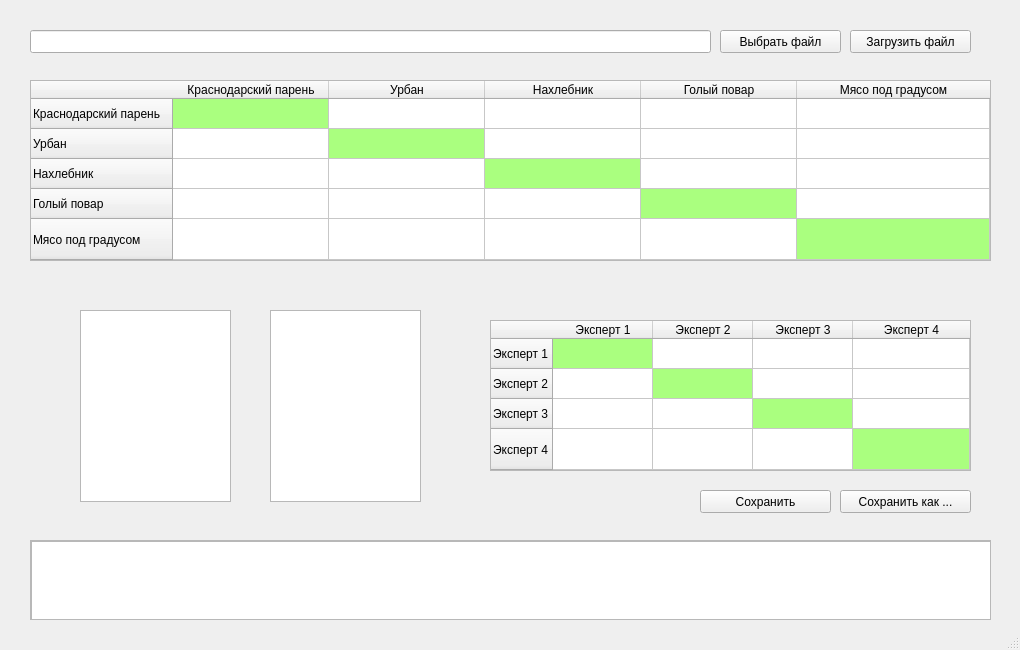
<?xml version="1.0" encoding="UTF-8"?>
<ui version="4.0">
 <class>MainWindow</class>
 <widget class="QMainWindow" name="MainWindow">
  <property name="geometry">
   <rect>
    <x>0</x>
    <y>0</y>
    <width>1020</width>
    <height>650</height>
   </rect>
  </property>
  <property name="windowTitle">
   <string>MainWindow</string>
  </property>
  <widget class="QWidget" name="centralwidget">
   <widget class="QListWidget" name="criterion_list">
    <property name="geometry">
     <rect>
      <x>270</x>
      <y>310</y>
      <width>151</width>
      <height>192</height>
     </rect>
    </property>
    <property name="currentRow">
     <number>-1</number>
    </property>
   </widget>
   <widget class="QListWidget" name="expert_list">
    <property name="geometry">
     <rect>
      <x>80</x>
      <y>310</y>
      <width>151</width>
      <height>192</height>
     </rect>
    </property>
    <property name="currentRow">
     <number>-1</number>
    </property>
   </widget>
   <widget class="QTableWidget" name="table">
    <property name="geometry">
     <rect>
      <x>30</x>
      <y>80</y>
      <width>961</width>
      <height>181</height>
     </rect>
    </property>
    <property name="sizeAdjustPolicy">
     <enum>QAbstractScrollArea::AdjustIgnored</enum>
    </property>
    <property name="wordWrap">
     <bool>true</bool>
    </property>
    <attribute name="horizontalHeaderCascadingSectionResizes">
     <bool>false</bool>
    </attribute>
    <attribute name="horizontalHeaderMinimumSectionSize">
     <number>40</number>
    </attribute>
    <attribute name="horizontalHeaderDefaultSectionSize">
     <number>156</number>
    </attribute>
    <attribute name="horizontalHeaderStretchLastSection">
     <bool>true</bool>
    </attribute>
    <attribute name="verticalHeaderCascadingSectionResizes">
     <bool>false</bool>
    </attribute>
    <attribute name="verticalHeaderStretchLastSection">
     <bool>true</bool>
    </attribute>
    <row>
     <property name="text">
      <string>Краснодарский парень</string>
     </property>
    </row>
    <row>
     <property name="text">
      <string>Урбан</string>
     </property>
    </row>
    <row>
     <property name="text">
      <string>Нахлебник</string>
     </property>
    </row>
    <row>
     <property name="text">
      <string>Голый повар</string>
     </property>
    </row>
    <row>
     <property name="text">
      <string>Мясо под градусом</string>
     </property>
    </row>
    <column>
     <property name="text">
      <string>Краснодарский парень</string>
     </property>
    </column>
    <column>
     <property name="text">
      <string>Урбан</string>
     </property>
    </column>
    <column>
     <property name="text">
      <string>Нахлебник</string>
     </property>
    </column>
    <column>
     <property name="text">
      <string>Голый повар</string>
     </property>
    </column>
    <column>
     <property name="text">
      <string>Мясо под градусом</string>
     </property>
    </column>
    <item row="0" column="0">
     <property name="text">
      <string/>
     </property>
     <property name="background">
      <brush brushstyle="SolidPattern">
       <color alpha="255">
        <red>170</red>
        <green>255</green>
        <blue>127</blue>
       </color>
      </brush>
     </property>
     <property name="flags">
      <set>ItemIsSelectable|ItemIsDragEnabled|ItemIsDropEnabled|ItemIsUserCheckable|ItemIsEnabled</set>
     </property>
    </item>
    <item row="1" column="0">
     <property name="text">
      <string/>
     </property>
     <property name="flags">
      <set>ItemIsSelectable|ItemIsDragEnabled|ItemIsDropEnabled|ItemIsUserCheckable|ItemIsEnabled</set>
     </property>
    </item>
    <item row="1" column="1">
     <property name="text">
      <string/>
     </property>
     <property name="background">
      <brush brushstyle="SolidPattern">
       <color alpha="255">
        <red>170</red>
        <green>255</green>
        <blue>127</blue>
       </color>
      </brush>
     </property>
     <property name="flags">
      <set>ItemIsSelectable|ItemIsDragEnabled|ItemIsDropEnabled|ItemIsUserCheckable|ItemIsEnabled</set>
     </property>
    </item>
    <item row="2" column="0">
     <property name="text">
      <string/>
     </property>
     <property name="flags">
      <set>ItemIsSelectable|ItemIsDragEnabled|ItemIsDropEnabled|ItemIsUserCheckable|ItemIsEnabled</set>
     </property>
    </item>
    <item row="2" column="1">
     <property name="text">
      <string/>
     </property>
     <property name="flags">
      <set>ItemIsSelectable|ItemIsDragEnabled|ItemIsDropEnabled|ItemIsUserCheckable|ItemIsEnabled</set>
     </property>
    </item>
    <item row="2" column="2">
     <property name="text">
      <string/>
     </property>
     <property name="background">
      <brush brushstyle="SolidPattern">
       <color alpha="255">
        <red>170</red>
        <green>255</green>
        <blue>127</blue>
       </color>
      </brush>
     </property>
     <property name="flags">
      <set>ItemIsSelectable|ItemIsDragEnabled|ItemIsDropEnabled|ItemIsUserCheckable|ItemIsEnabled</set>
     </property>
    </item>
    <item row="3" column="0">
     <property name="text">
      <string/>
     </property>
     <property name="flags">
      <set>ItemIsSelectable|ItemIsDragEnabled|ItemIsDropEnabled|ItemIsUserCheckable|ItemIsEnabled</set>
     </property>
    </item>
    <item row="3" column="1">
     <property name="text">
      <string/>
     </property>
     <property name="flags">
      <set>ItemIsSelectable|ItemIsDragEnabled|ItemIsDropEnabled|ItemIsUserCheckable|ItemIsEnabled</set>
     </property>
    </item>
    <item row="3" column="2">
     <property name="text">
      <string/>
     </property>
     <property name="flags">
      <set>ItemIsSelectable|ItemIsDragEnabled|ItemIsDropEnabled|ItemIsUserCheckable|ItemIsEnabled</set>
     </property>
    </item>
    <item row="3" column="3">
     <property name="text">
      <string/>
     </property>
     <property name="background">
      <brush brushstyle="SolidPattern">
       <color alpha="255">
        <red>170</red>
        <green>255</green>
        <blue>127</blue>
       </color>
      </brush>
     </property>
     <property name="flags">
      <set>ItemIsSelectable|ItemIsDragEnabled|ItemIsDropEnabled|ItemIsUserCheckable|ItemIsEnabled</set>
     </property>
    </item>
    <item row="4" column="0">
     <property name="text">
      <string/>
     </property>
     <property name="flags">
      <set>ItemIsSelectable|ItemIsDragEnabled|ItemIsDropEnabled|ItemIsUserCheckable|ItemIsEnabled</set>
     </property>
    </item>
    <item row="4" column="1">
     <property name="text">
      <string/>
     </property>
     <property name="flags">
      <set>ItemIsSelectable|ItemIsDragEnabled|ItemIsDropEnabled|ItemIsUserCheckable|ItemIsEnabled</set>
     </property>
    </item>
    <item row="4" column="2">
     <property name="text">
      <string/>
     </property>
     <property name="flags">
      <set>ItemIsSelectable|ItemIsDragEnabled|ItemIsDropEnabled|ItemIsUserCheckable|ItemIsEnabled</set>
     </property>
    </item>
    <item row="4" column="3">
     <property name="text">
      <string/>
     </property>
     <property name="flags">
      <set>ItemIsSelectable|ItemIsDragEnabled|ItemIsDropEnabled|ItemIsUserCheckable|ItemIsEnabled</set>
     </property>
    </item>
    <item row="4" column="4">
     <property name="text">
      <string/>
     </property>
     <property name="background">
      <brush brushstyle="SolidPattern">
       <color alpha="255">
        <red>170</red>
        <green>255</green>
        <blue>127</blue>
       </color>
      </brush>
     </property>
     <property name="flags">
      <set>ItemIsSelectable|ItemIsDragEnabled|ItemIsDropEnabled|ItemIsUserCheckable|ItemIsEnabled</set>
     </property>
    </item>
   </widget>
   <widget class="QTableWidget" name="expert_table">
    <property name="geometry">
     <rect>
      <x>490</x>
      <y>320</y>
      <width>481</width>
      <height>151</height>
     </rect>
    </property>
    <attribute name="horizontalHeaderStretchLastSection">
     <bool>true</bool>
    </attribute>
    <attribute name="verticalHeaderStretchLastSection">
     <bool>true</bool>
    </attribute>
    <row>
     <property name="text">
      <string>Эксперт 1</string>
     </property>
    </row>
    <row>
     <property name="text">
      <string>Эксперт 2</string>
     </property>
    </row>
    <row>
     <property name="text">
      <string>Эксперт 3</string>
     </property>
    </row>
    <row>
     <property name="text">
      <string>Эксперт 4</string>
     </property>
    </row>
    <column>
     <property name="text">
      <string>Эксперт 1</string>
     </property>
    </column>
    <column>
     <property name="text">
      <string>Эксперт 2</string>
     </property>
    </column>
    <column>
     <property name="text">
      <string>Эксперт 3</string>
     </property>
    </column>
    <column>
     <property name="text">
      <string>Эксперт 4</string>
     </property>
    </column>
    <item row="0" column="0">
     <property name="text">
      <string/>
     </property>
     <property name="background">
      <brush brushstyle="SolidPattern">
       <color alpha="255">
        <red>170</red>
        <green>255</green>
        <blue>127</blue>
       </color>
      </brush>
     </property>
     <property name="flags">
      <set>ItemIsSelectable|ItemIsDragEnabled|ItemIsDropEnabled|ItemIsUserCheckable|ItemIsEnabled</set>
     </property>
    </item>
    <item row="1" column="0">
     <property name="text">
      <string/>
     </property>
     <property name="flags">
      <set>ItemIsSelectable|ItemIsDragEnabled|ItemIsDropEnabled|ItemIsUserCheckable|ItemIsEnabled</set>
     </property>
    </item>
    <item row="1" column="1">
     <property name="text">
      <string/>
     </property>
     <property name="background">
      <brush brushstyle="SolidPattern">
       <color alpha="255">
        <red>170</red>
        <green>255</green>
        <blue>127</blue>
       </color>
      </brush>
     </property>
     <property name="flags">
      <set>ItemIsSelectable|ItemIsDragEnabled|ItemIsDropEnabled|ItemIsUserCheckable|ItemIsEnabled</set>
     </property>
    </item>
    <item row="2" column="0">
     <property name="text">
      <string/>
     </property>
     <property name="flags">
      <set>ItemIsSelectable|ItemIsDragEnabled|ItemIsDropEnabled|ItemIsUserCheckable|ItemIsEnabled</set>
     </property>
    </item>
    <item row="2" column="1">
     <property name="text">
      <string/>
     </property>
     <property name="flags">
      <set>ItemIsSelectable|ItemIsDragEnabled|ItemIsDropEnabled|ItemIsUserCheckable|ItemIsEnabled</set>
     </property>
    </item>
    <item row="2" column="2">
     <property name="text">
      <string/>
     </property>
     <property name="background">
      <brush brushstyle="SolidPattern">
       <color alpha="255">
        <red>170</red>
        <green>255</green>
        <blue>127</blue>
       </color>
      </brush>
     </property>
     <property name="flags">
      <set>ItemIsSelectable|ItemIsDragEnabled|ItemIsDropEnabled|ItemIsUserCheckable|ItemIsEnabled</set>
     </property>
    </item>
    <item row="3" column="0">
     <property name="text">
      <string/>
     </property>
     <property name="flags">
      <set>ItemIsSelectable|ItemIsDragEnabled|ItemIsDropEnabled|ItemIsUserCheckable|ItemIsEnabled</set>
     </property>
    </item>
    <item row="3" column="1">
     <property name="text">
      <string/>
     </property>
     <property name="flags">
      <set>ItemIsSelectable|ItemIsDragEnabled|ItemIsDropEnabled|ItemIsUserCheckable|ItemIsEnabled</set>
     </property>
    </item>
    <item row="3" column="2">
     <property name="text">
      <string/>
     </property>
     <property name="flags">
      <set>ItemIsSelectable|ItemIsDragEnabled|ItemIsDropEnabled|ItemIsUserCheckable|ItemIsEnabled</set>
     </property>
    </item>
    <item row="3" column="3">
     <property name="text">
      <string/>
     </property>
     <property name="background">
      <brush brushstyle="SolidPattern">
       <color alpha="255">
        <red>170</red>
        <green>255</green>
        <blue>127</blue>
       </color>
      </brush>
     </property>
     <property name="flags">
      <set>ItemIsSelectable|ItemIsDragEnabled|ItemIsDropEnabled|ItemIsUserCheckable|ItemIsEnabled</set>
     </property>
    </item>
   </widget>
   <widget class="QLineEdit" name="file_path">
    <property name="geometry">
     <rect>
      <x>30</x>
      <y>30</y>
      <width>681</width>
      <height>23</height>
     </rect>
    </property>
   </widget>
   <widget class="QPushButton" name="load_file">
    <property name="geometry">
     <rect>
      <x>850</x>
      <y>30</y>
      <width>121</width>
      <height>23</height>
     </rect>
    </property>
    <property name="text">
     <string>Загрузить файл</string>
    </property>
   </widget>
   <widget class="QPushButton" name="choose_file">
    <property name="geometry">
     <rect>
      <x>720</x>
      <y>30</y>
      <width>121</width>
      <height>23</height>
     </rect>
    </property>
    <property name="text">
     <string>Выбрать файл</string>
    </property>
   </widget>
   <widget class="QPushButton" name="save_as">
    <property name="geometry">
     <rect>
      <x>840</x>
      <y>490</y>
      <width>131</width>
      <height>23</height>
     </rect>
    </property>
    <property name="text">
     <string>Сохранить как ...</string>
    </property>
   </widget>
   <widget class="QPushButton" name="save">
    <property name="geometry">
     <rect>
      <x>700</x>
      <y>490</y>
      <width>131</width>
      <height>23</height>
     </rect>
    </property>
    <property name="text">
     <string>Сохранить</string>
    </property>
   </widget>
   <widget class="QScrollArea" name="scrollArea">
    <property name="geometry">
     <rect>
      <x>30</x>
      <y>540</y>
      <width>961</width>
      <height>80</height>
     </rect>
    </property>
    <property name="widgetResizable">
     <bool>true</bool>
    </property>
    <widget class="QWidget" name="scrollAreaWidgetContents">
     <property name="geometry">
      <rect>
       <x>0</x>
       <y>0</y>
       <width>959</width>
       <height>78</height>
      </rect>
     </property>
     <widget class="QPlainTextEdit" name="messages">
      <property name="geometry">
       <rect>
        <x>0</x>
        <y>0</y>
        <width>961</width>
        <height>81</height>
       </rect>
      </property>
     </widget>
    </widget>
   </widget>
  </widget>
  <widget class="QMenuBar" name="menubar">
   <property name="geometry">
    <rect>
     <x>0</x>
     <y>0</y>
     <width>1020</width>
     <height>20</height>
    </rect>
   </property>
  </widget>
  <widget class="QStatusBar" name="statusbar"/>
 </widget>
 <resources/>
 <connections/>
</ui>
